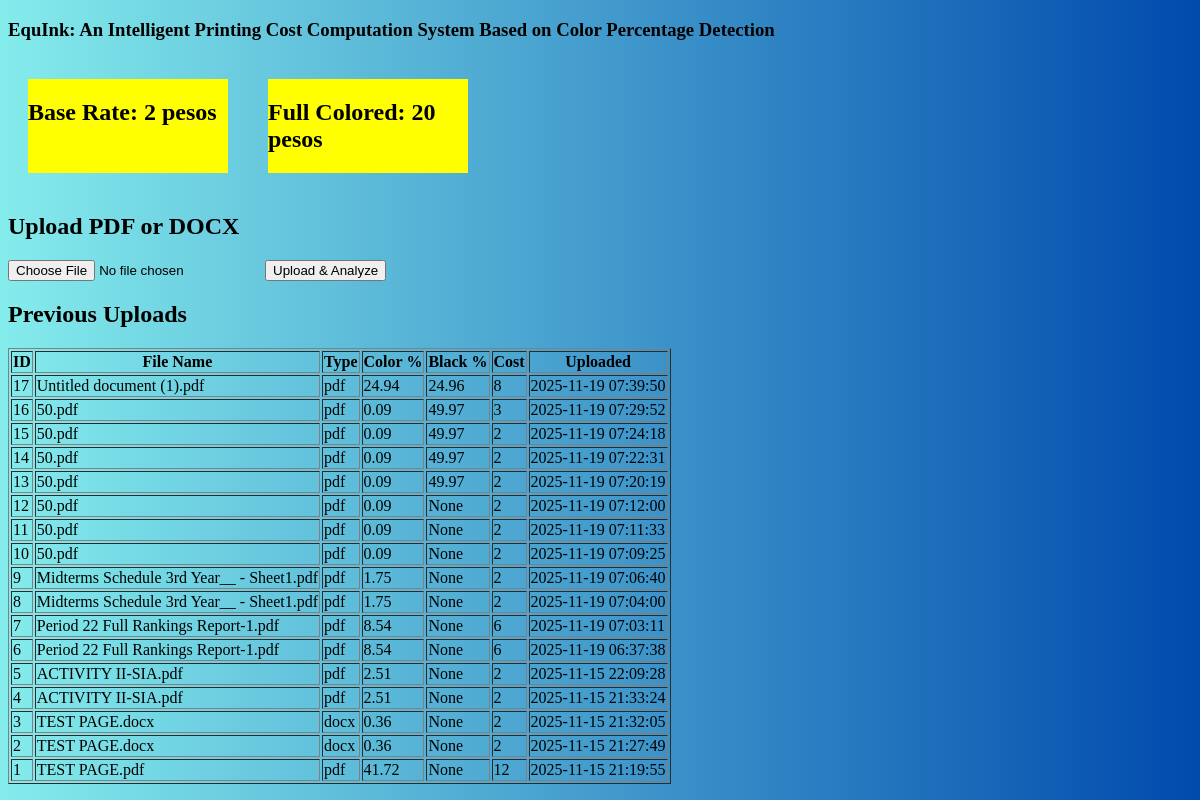
Before: / with the older database file.
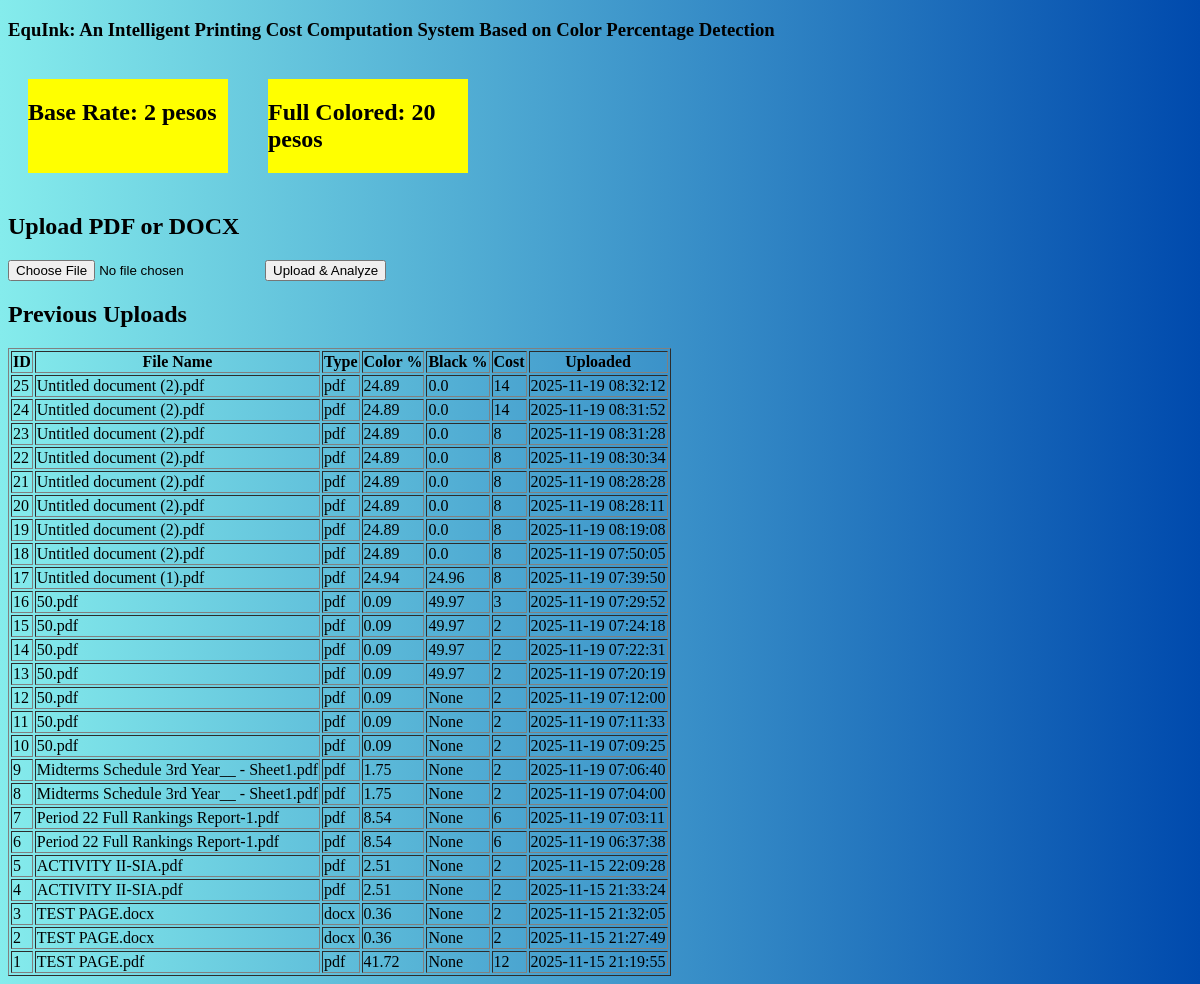
After: the same page with the newer database file.
### tables this page shows
CREATE TABLE "uploads" (
	"id"	INTEGER,
	"file_name"	TEXT,
	"file_type"	TEXT,
	"color"	REAL,
	"cost"	INTEGER,
	"upload_time"	TIMESTAMP DEFAULT CURRENT_TIMESTAMP,
	"blk"	REAL,
	PRIMARY KEY("id" AUTOINCREMENT)
);

### index.py (the view)
@app.route("/", methods=["GET"])
def index():
    history = get_upload_history()
    return render_template("index.html", history=history)

### database.py (called while the page is built)
def get_upload_history():
    conn = sqlite3.connect(DB_PATH)
    c = conn.cursor()
    c.execute('''
        SELECT id, file_name, file_type, color, blk, cost, upload_time
        FROM uploads
        ORDER BY upload_time DESC
    ''')
    rows = c.fetchall()
    conn.close()
    return rows

### templates/index.html (shortened to what this page needs)
<!DOCTYPE html>
<html>
<head>
</head>
<body>
    <h3>EquInk: An Intelligent Printing Cost Computation System Based on Color Percentage Detection</h3>
    <div id="price-rate">
        <div>
             <h2>Base Rate: 2 pesos</h2>
        </div>
        <div>
            <h2>Full Colored: 20 pesos</h2>
        </div>
    </div>
<h2>Upload PDF or DOCX</h2>
<form action="/upload" method="post" enctype="multipart/form-data">
    <input type="file" name="file" accept=".pdf,.docx" required>
    <button type="submit">Upload & Analyze</button>
</form>
<h2>Previous Uploads</h2>
{% if history %}
  <table border="1">
    <tr>
      <th>ID</th>
      <th>File Name</th>
      <th>Type</th>
      <th>Color %</th>
      <th>Black %</th>
      <th>Cost</th>
      <th>Uploaded</th>
    </tr>
    {% for row in history %}
    <tr>
      <td>{{ row[0] }}</td>
      <td>{{ row[1] }}</td>
      <td>{{ row[2] }}</td>
      <td>{{ row[3] }}</td>
      <td>{{ row[4] }}</td>
      <td>{{ row[5] }}</td>
      <td>{{ row[6] }}</td>
    </tr>
    {% endfor %}
  </table>
{% endif %}
</body>
</html>

### templates/index.html (style rules this page uses)
body { background-image: linear-gradient(to right, #85ecec, #004aad); }
#price-rate { display: flex; flex-direction: row; }
#price-rate div { background-color: yellow; margin: 20px; width: 200px; }

Changed rows visible on the page:
added uploads: id "25", file_name "Untitled document (2).pdf", file_type "pdf", color "24.89", blk "0.0", cost "14", upload_time "2025-11-19 08:32:12"
added uploads: id "24", file_name "Untitled document (2).pdf", file_type "pdf", color "24.89", blk "0.0", cost "14", upload_time "2025-11-19 08:31:52"
added uploads: id "23", file_name "Untitled document (2).pdf", file_type "pdf", color "24.89", blk "0.0", cost "8", upload_time "2025-11-19 08:31:28"
added uploads: id "22", file_name "Untitled document (2).pdf", file_type "pdf", color "24.89", blk "0.0", cost "8", upload_time "2025-11-19 08:30:34"
added uploads: id "21", file_name "Untitled document (2).pdf", file_type "pdf", color "24.89", blk "0.0", cost "8", upload_time "2025-11-19 08:28:28"
added uploads: id "20", file_name "Untitled document (2).pdf", file_type "pdf", color "24.89", blk "0.0", cost "8", upload_time "2025-11-19 08:28:11"
added uploads: id "19", file_name "Untitled document (2).pdf", file_type "pdf", color "24.89", blk "0.0", cost "8", upload_time "2025-11-19 08:19:08"
added uploads: id "18", file_name "Untitled document (2).pdf", file_type "pdf", color "24.89", blk "0.0", cost "8", upload_time "2025-11-19 07:50:05"
